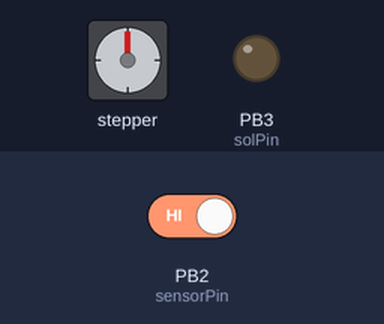
A sketch run on a simulated ATtiny85, built with avr-gcc and run on an emulated ATtiny85. Shown: stepper motor, output pins drawn as LEDs (lit = HIGH). Inputs (shaded band) come from the test bench; at power-on: PB2 (sensorPin) HIGH. Stepper angles assume 15 steps per turn; what the sketch prints to the serial monitor is not drawn.

Above: at 1.2 s.
1.3 s: PB2 (sensorPin) driven LOW
At 2.31 s:
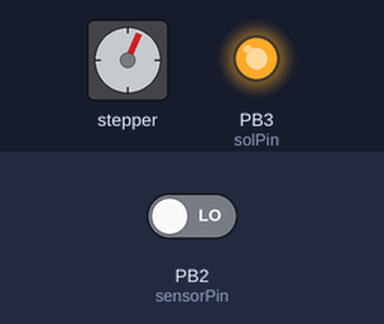
At 3.7 s:
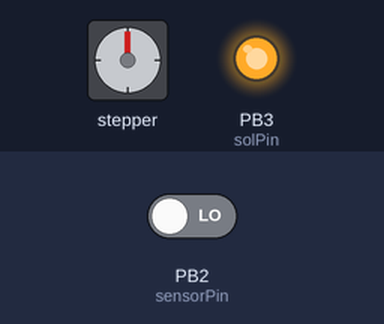
Timing chart, 0 to 5.8 s (numbered marks = the images above; inputs shaded):
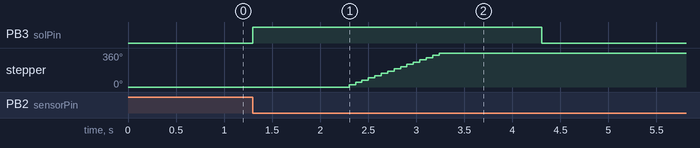

Measured:
- after the input at 1.3 s, PB3 (solPin): LOW → HIGH at once, → LOW 3.0 s later; stepper: turns 360° clockwise in 0.94 s, starting after 1.0 s

The sketch:

AMP_MOTOR_SOL.ino
```cpp
// Include the Arduino Stepper Library
#include <Stepper.h>

// 모터 회전 설정
const int STEPS_PER_REV = 15;

// Motor 핀 설정
Stepper stepper_NEMA17(STEPS_PER_REV, 8, 9, 10, 11);

// Sensor configuration
const int sensorPin = 2;              // 감지 센서가 연결된 핀
volatile bool isDetected = false;     // 감지 상태를 나타내는 플래그
unsigned long lastDetectionTime = 0;  // 마지막 감지 시간을 저장
const unsigned long lockoutDelay = 500; // 감지 후 추가 감지를 막는 시간 (500ms)

// Solenoid
const int solPin = 3;   // 솔레노이드 연결 핀

// 감지 카운트
volatile int count = 0;

void setup() {
  Serial.begin(9600);

  // Sensor 설정
  pinMode(sensorPin, INPUT);
  attachInterrupt(digitalPinToInterrupt(sensorPin), countDetection, FALLING);

  // 모터 초기화
  stepper_NEMA17.setSpeed(60); // 기본 속도 설정

  // Solenoid 설정
  pinMode(solPin, OUTPUT);
  digitalWrite(solPin, LOW); // 초기 상태에서 솔레노이드를 비활성화
}

void loop() {
  // 감지 시 작업 수행
  if (isDetected) {
    isDetected = false; // 감지 상태 초기화

    // 1. 솔레노이드 활성화
    digitalWrite(solPin, HIGH);
    delay(1000); // 1초 대기 (솔레노이드가 작동되도록)

    // 2. 모터 회전
    stepper_NEMA17.step(STEPS_PER_REV);
    Serial.print("감지 횟수: ");
    Serial.println(count);

    // 3. 모터 회전 완료 후 솔레노이드 비활성화
    delay(1000); // 1초 대기
    digitalWrite(solPin, LOW);
  }
}

// 감지 이벤트 처리
void countDetection() {
  unsigned long currentTime = millis();

  // lockoutDelay 시간 이후에만 감지 처리
  if (currentTime - lastDetectionTime > lockoutDelay) {
    isDetected = true; // 감지 플래그 설정
    lastDetectionTime = currentTime; // 마지막 감지 시간 갱신
    count++; // 감지 카운트 증가
  }
}
```
